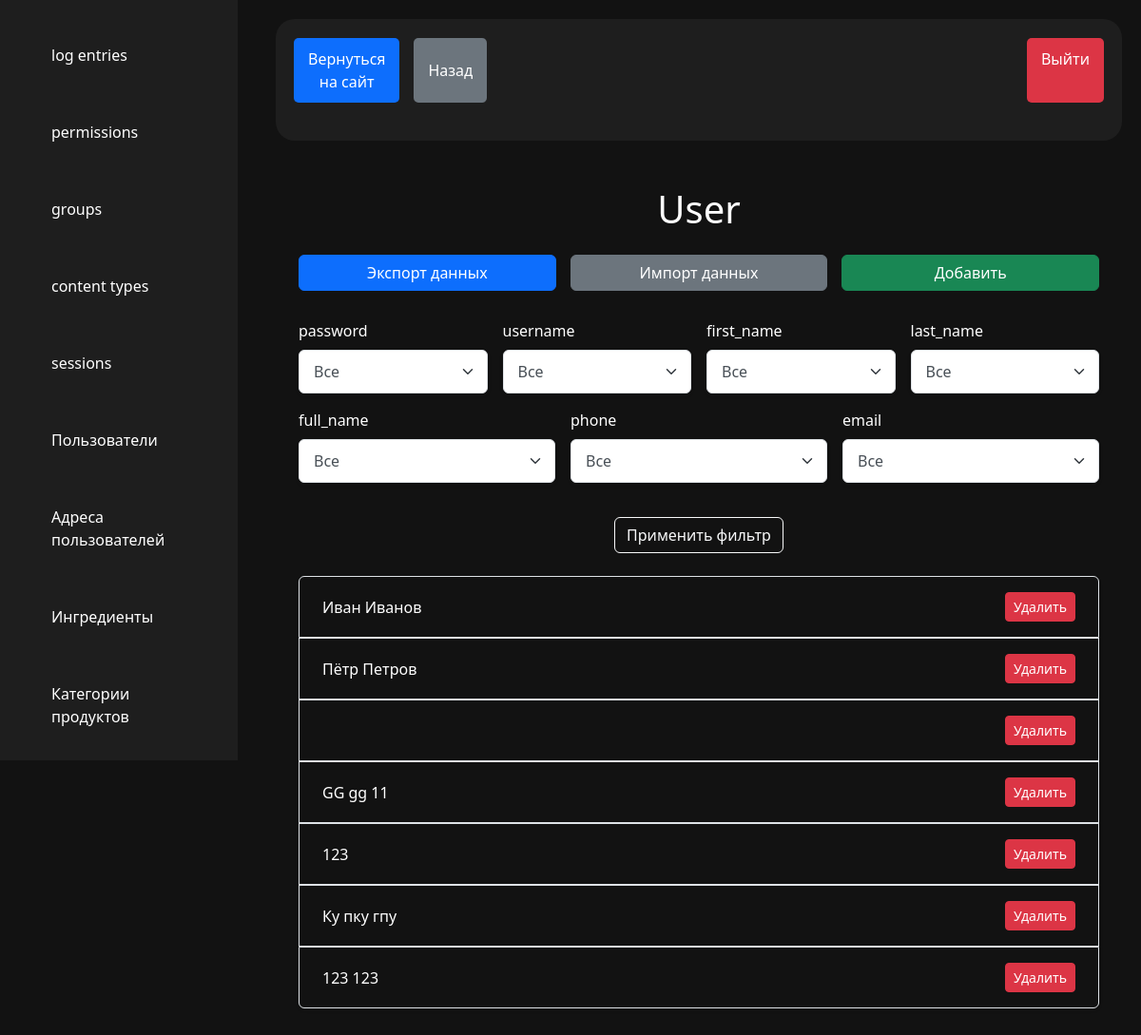
Page /request/model/User/ (signed in) on the earlier database version.
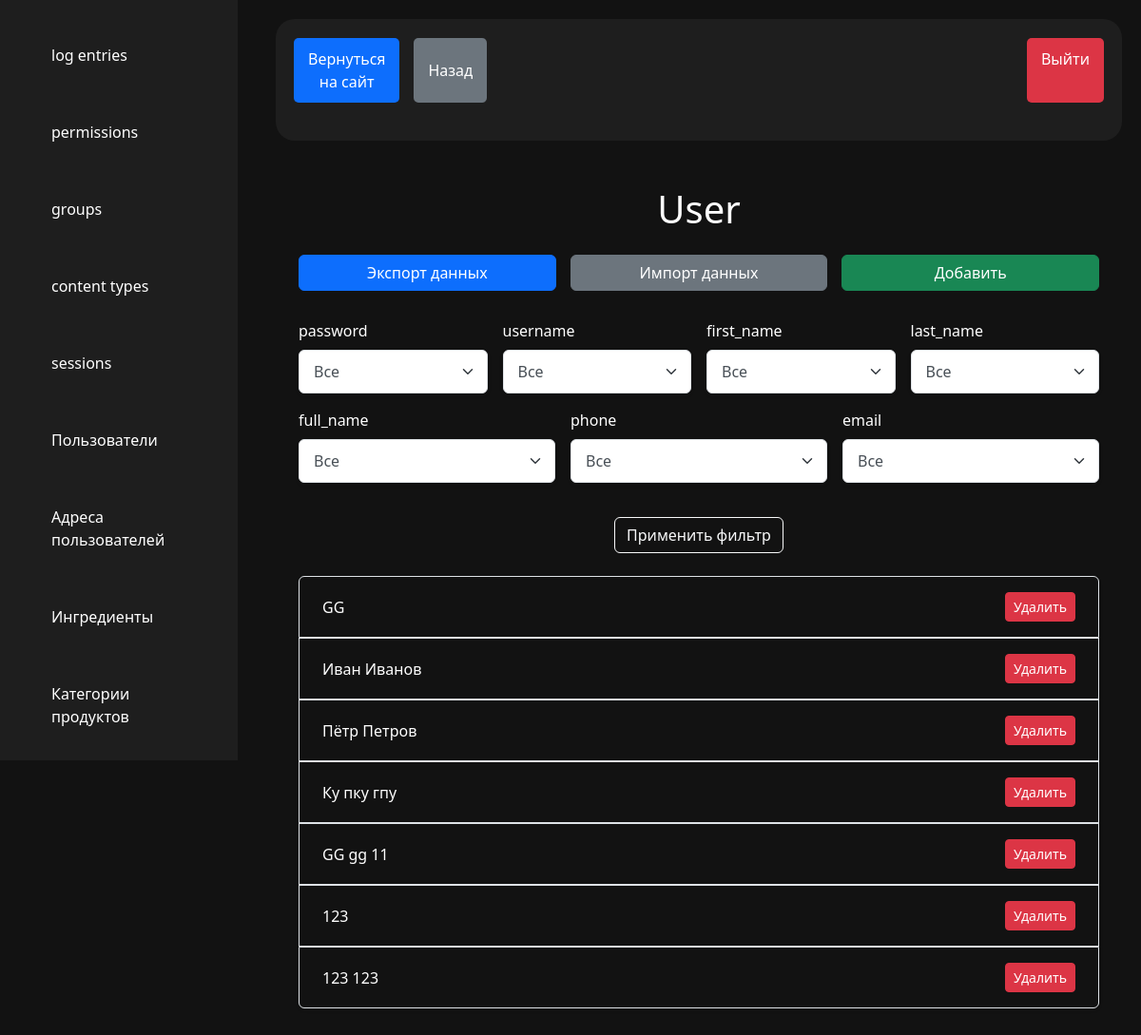
Same page on the later database version.
### main/models.py (models this page shows, shortened)
class User(AbstractUser):
    full_name = models.CharField(max_length=255)
    phone = models.CharField(max_length=20, unique=True, blank=True, null=True)
    email = models.EmailField(unique=True)
    is_courier = models.BooleanField(default=False)
    groups = models.ManyToManyField(
        "auth.Group",
        related_name="custom_user_groups",
        blank=True
    )
    user_permissions = models.ManyToManyField(
        "auth.Permission",
        related_name="custom_user_permissions",
        blank=True
    )
    class Meta:
        verbose_name = "Пользователь"
        verbose_name_plural = "Пользователи"
        ordering = ["date_joined"]
    def __str__(self):
        return self.full_name

### adminpanel/decorators.py (the view)
    def wrapper(request, *args, **kwargs):
        if not request.user.is_superuser:
            raise PermissionDenied
        return view_func(request, *args, **kwargs)

### adminpanel/views.py (called while the page is built)
def get_models_list():
    return [
        {
            'name': model._meta.object_name,
            'verbose_name_plural': model._meta.verbose_name_plural
        }
        for model in apps.get_models()
    ]

### main/context_processors.py (called while the page is built)
def cart_items_count(request):
    cart = Cart(request)
    return {'cart_items_count': len(cart.cart)}

### adminpanel/templates/admin_panel/model_list.html (shortened to what this page needs)
{% extends 'admin_panel/dashboard.html' %}
{% load static %}
{% block link %}
    <link href="{% static 'admin_panel/css/model_list.css' %}" rel="stylesheet">
{% endblock %}
{% block content %}
    <div class="container mt-5">
        <div class="header text-center">
            <h1 class="mb-4">{{ model_name }}</h1>
        </div>
        <div class="buttons-container">
            <a href="{% url 'export_data' model_name=model_name %}" class="btn btn-primary">Экспорт данных</a>
            <a href="{% url 'import_data' model_name=model_name %}" class="btn btn-secondary">Импорт данных</a>
            <a href="{% url 'model_edit_view' model_name=model_name %}" class="btn btn-success">Добавить</a>
        </div>
        <form method="get" class="filter-container mb-4">
            <div class="d-flex flex-wrap gap-3">
                {% for field_name, options in filter_options.items %}
                    <div class="form-group">
                        <label for="{{ field_name }}" class="form-label">{{ field_name }}</label>
                        <select name="{{ field_name }}" id="{{ field_name }}" class="form-select">
                            <option value="">Все</option>
                        </select>
                    </div>
                {% endfor %}
            </div>
            <div class="container d-flex justify-content-center mt-3">
                <button type="submit" class="btn btn-outline-light">Применить фильтр</button>
            </div>
        </form>
        <div class="list-group mb-5 shadow-sm rounded">
            {% for obj in objects %}
                <div class="list-group-item d-flex justify-content-between align-items-center bgg border-1 py-3 px-4">
                    <a href="{% url 'model_edit_view' model_name=model_name object_id=obj.id %}" class="text-decoration-none text-white w-100">
                        {{ obj }}
                    </a>
                    <button class="btn btn-danger btn-sm ms-3 delete-btn"
                            data-bs-toggle="modal"
                            data-bs-target="#deleteModal"
                            data-object-name="{{ obj }}"
                            data-delete-url="{% url 'model_delete_view' model_name=model_name object_id=obj.id %}">
                        Удалить
                    </button>
                </div>
            {% endfor %}
        </div>
    </div>
{% endblock %}

Differences in the rows shown:
added User: full_name "GG"
changed User "Ку пку гпу": moves up the list
